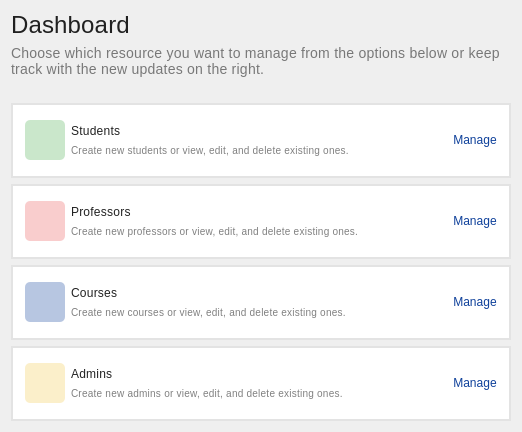
           <widget class="QWidget" name="widget_3" native="true">
            <property name="sizePolicy">
             <sizepolicy hsizetype="Fixed" vsizetype="Fixed">
              <horstretch>0</horstretch>
              <verstretch>0</verstretch>
             </sizepolicy>
            </property>
            <layout class="QVBoxLayout" name="verticalLayout_16">
             <item>
              <layout class="QVBoxLayout" name="verticalLayout_12">
               <item>
                <layout class="QVBoxLayout" name="verticalLayout_9">
                 <item>
                  <widget class="QLabel" name="label_8">
                   <property name="styleSheet">
                    <string notr="true">font-style: normal;
font-weight: 400;
font-size: 24px;
line-height: 24px;
/* identical to box height, or 100% */

letter-spacing: 0.18px;

/* 00. On Surface / High Emphasis */

color: rgba(0, 0, 0, 0.87);</string>
                   </property>
                   <property name="text">
                    <string>Dashboard</string>
                   </property>
                  </widget>
                 </item>
                 <item>
                  <widget class="QLabel" name="label_9">
                   <property name="minimumSize">
                    <size>
                     <width>400</width>
                     <height>0</height>
                    </size>
                   </property>
                   <property name="styleSheet">
                    <string notr="true">/* Body 2 */

font-family: 'Roboto';
font-style: normal;
font-weight: 400;
font-size: 14px;
line-height: 20px;
/* identical to box height, or 143% */

letter-spacing: 0.25px;

/* 00. On Surface / High Emphasis */

color: rgba(0, 0, 0, 0.50);</string>
                   </property>
                   <property name="text">
                    <string>Choose which resource you want to manage from the options below or keep track with the new updates on the right.</string>
                   </property>
                   <property name="scaledContents">
                    <bool>false</bool>
                   </property>
                   <property name="wordWrap">
                    <bool>true</bool>
                   </property>
                  </widget>
                 </item>
                 <item>
                  <spacer name="verticalSpacer_18">
                   <property name="orientation">
                    <enum>Qt::Vertical</enum>
                   </property>
                   <property name="sizeType">
                    <enum>QSizePolicy::Fixed</enum>
                   </property>
                   <property name="sizeHint" stdset="0">
                    <size>
                     <width>20</width>
                     <height>20</height>
                    </size>
                   </property>
                  </spacer>
                 </item>
                 <item>
                  <layout class="QVBoxLayout" name="verticalLayout_11">
                   <item>
                    <widget class="QWidget" name="students_card" native="true">
                     <property name="minimumSize">
                      <size>
                       <width>500</width>
                       <height>75</height>
                      </size>
                     </property>
                     <property name="maximumSize">
                      <size>
                       <width>420</width>
                       <height>75</height>
                      </size>
                     </property>
                     <property name="styleSheet">
                      <string notr="true">background-color: #fff;
border: 2px solid rgb(227, 227, 227);
padding: 0;</string>
                     </property>
                     <layout class="QHBoxLayout" name="horizontalLayout_4">
                      <item>
                       <spacer name="horizontalSpacer_4">
                        <property name="orientation">
                         <enum>Qt::Horizontal</enum>
                        </property>
                        <property name="sizeType">
                         <enum>QSizePolicy::Fixed</enum>
                        </property>
                        <property name="sizeHint" stdset="0">
                         <size>
                          <width>5</width>
                          <height>20</height>
                         </size>
                        </property>
                       </spacer>
                      </item>
                      <item>
                       <layout class="QHBoxLayout" name="horizontalLayout_3">
                        <item>
                         <widget class="QLabel" name="label_10">
                          <property name="sizePolicy">
                           <sizepolicy hsizetype="Fixed" vsizetype="Fixed">
                            <horstretch>0</horstretch>
                            <verstretch>0</verstretch>
                           </sizepolicy>
                          </property>
                          <property name="minimumSize">
                           <size>
                            <width>40</width>
                            <height>40</height>
                           </size>
                          </property>
                          <property name="styleSheet">
                           <string notr="true">background-image: url(:/book-reader.svg);
background-repeat: no-repeat;
background-position: center;
background-color: rgba(76, 175, 80, 0.3);
border-radius: 5px;
border: 0;</string>
                          </property>
                          <property name="text">
                           <string/>
                          </property>
                         </widget>
                        </item>
                        <item>
                         <layout class="QVBoxLayout" name="verticalLayout_6">
                          <item>
                           <spacer name="verticalSpacer_7">
                            <property name="orientation">
                             <enum>Qt::Vertical</enum>
                            </property>
                            <property name="sizeHint" stdset="0">
                             <size>
                              <width>20</width>
                              <height>40</height>
                             </size>
                            </property>
                           </spacer>
                          </item>
                          <item>
                           <widget class="QLabel" name="label_12">
                            <property name="styleSheet">
                             <string notr="true">/* Body 2 */

font-family: 'Roboto';
font-style: normal;
font-weight: 300;
font-size: 12px;
line-height: 20px;
/* identical to box height, or 143% */
border: 0;
letter-spacing: 0.25px;
text-align: left;

/* 00. On Surface / High Emphasis */

color: rgba(0, 0, 0, 0.87);</string>
                            </property>
                            <property name="text">
                             <string>Students</string>
                            </property>
                            <property name="scaledContents">
                             <bool>false</bool>
                            </property>
                            <property name="alignment">
                             <set>Qt::AlignLeading|Qt::AlignLeft|Qt::AlignVCenter</set>
                            </property>
                            <property name="wordWrap">
                             <bool>true</bool>
                            </property>
                           </widget>
                          </item>
                          <item>
                           <widget class="QLabel" name="label_11">
                            <property name="styleSheet">
                             <string notr="true">/* Body 2 */

font-family: 'Roboto';
font-style: normal;
font-weight: 300;
font-size: 10px;
line-height: 20px;
/* identical to box height, or 143% */
border: 0;
letter-spacing: 0.25px;
text-align: left;

/* 00. On Surface / High Emphasis */

color: rgba(0, 0, 0, 0.50);</string>
                            </property>
                            <property name="text">
                             <string>Create new students or view, edit, and delete existing ones.</string>
                            </property>
                            <property name="scaledContents">
                             <bool>false</bool>
                            </property>
                            <property name="alignment">
                             <set>Qt::AlignLeading|Qt::AlignLeft|Qt::AlignVCenter</set>
                            </property>
                            <property name="wordWrap">
                             <bool>true</bool>
                            </property>
                           </widget>
                          </item>
                          <item>
                           <spacer name="verticalSpacer_8">
                            <property name="orientation">
                             <enum>Qt::Vertical</enum>
                            </property>
                            <property name="sizeHint" stdset="0">
                             <size>
                              <width>20</width>
                              <height>40</height>
                             </size>
                            </property>
                           </spacer>
                          </item>
                         </layout>
                        </item>
                       </layout>
                      </item>
                      <item>
                       <widget class="QPushButton" name="btn_nav_students">
                        <property name="sizePolicy">
                         <sizepolicy hsizetype="Fixed" vsizetype="Fixed">
                          <horstretch>0</horstretch>
                          <verstretch>0</verstretch>
                         </sizepolicy>
                        </property>
                        <property name="styleSheet">
                         <string notr="true">border: 0;
color: #0E409A;
padding-right: 5px;
text-align: center;</string>
                        </property>
                        <property name="text">
                         <string>Manage</string>
                        </property>
                       </widget>
                      </item>
                     </layout>
                    </widget>
                   </item>
                   <item>
                    <widget class="QWidget" name="card1_2" native="true">
                     <property name="minimumSize">
                      <size>
                       <width>500</width>
                       <height>75</height>
                      </size>
                     </property>
                     <property name="maximumSize">
                      <size>
                       <width>420</width>
                       <height>75</height>
                      </size>
                     </property>
                     <property name="styleSheet">
                      <string notr="true">background-color: #fff;
border: 2px solid rgb(227, 227, 227);
padding: 0;</string>
                     </property>
                     <layout class="QHBoxLayout" name="horizontalLayout_5">
                      <item>
                       <spacer name="horizontalSpacer_5">
                        <property name="orientation">
                         <enum>Qt::Horizontal</enum>
                        </property>
                        <property name="sizeType">
                         <enum>QSizePolicy::Fixed</enum>
                        </property>
                        <property name="sizeHint" stdset="0">
                         <size>
                          <width>5</width>
                          <height>20</height>
                         </size>
                        </property>
                       </spacer>
                      </item>
                      <item>
                       <layout class="QHBoxLayout" name="horizontalLayout_6">
                        <item>
                         <widget class="QLabel" name="label_13">
                          <property name="sizePolicy">
                           <sizepolicy hsizetype="Fixed" vsizetype="Fixed">
                            <horstretch>0</horstretch>
                            <verstretch>0</verstretch>
                           </sizepolicy>
                          </property>
                          <property name="minimumSize">
                           <size>
                            <width>40</width>
                            <height>40</height>
                           </size>
                          </property>
                          <property name="styleSheet">
                           <string notr="true">background-image: url(:/user-md.svg);
background-repeat: no-repeat;
background-position: center;
background-color: rgba(235, 87, 87, 0.3);
border-radius: 5px;
border: 0;</string>
                          </property>
                          <property name="text">
                           <string/>
                          </property>
                         </widget>
                        </item>
                        <item>
                         <layout class="QVBoxLayout" name="verticalLayout_7">
                          <item>
                           <spacer name="verticalSpacer_12">
                            <property name="orientation">
                             <enum>Qt::Vertical</enum>
                            </property>
                            <property name="sizeHint" stdset="0">
                             <size>
                              <width>20</width>
                              <height>40</height>
                             </size>
                            </property>
                           </spacer>
                          </item>
                          <item>
                           <widget class="QLabel" name="label_14">
                            <property name="styleSheet">
                             <string notr="true">/* Body 2 */

font-family: 'Roboto';
font-style: normal;
font-weight: 300;
font-size: 12px;
line-height: 20px;
/* identical to box height, or 143% */
border: 0;
letter-spacing: 0.25px;
text-align: left;

/* 00. On Surface / High Emphasis */

color: rgba(0, 0, 0, 0.87);</string>
                            </property>
                            <property name="text">
                             <string>Professors</string>
                            </property>
                            <property name="scaledContents">
                             <bool>false</bool>
                            </property>
                            <property name="alignment">
                             <set>Qt::AlignLeading|Qt::AlignLeft|Qt::AlignVCenter</set>
                            </property>
                            <property name="wordWrap">
                             <bool>true</bool>
                            </property>
                           </widget>
                          </item>
                          <item>
                           <widget class="QLabel" name="label_15">
                            <property name="styleSheet">
                             <string notr="true">/* Body 2 */

font-family: 'Roboto';
font-style: normal;
font-weight: 300;
font-size: 10px;
line-height: 20px;
/* identical to box height, or 143% */
border: 0;
letter-spacing: 0.25px;
text-align: left;

/* 00. On Surface / High Emphasis */

color: rgba(0, 0, 0, 0.50);</string>
                            </property>
                            <property name="text">
                             <string>Create new professors or view, edit, and delete existing ones.</string>
                            </property>
                            <property name="scaledContents">
                             <bool>false</bool>
                            </property>
                            <property name="alignment">
                             <set>Qt::AlignLeading|Qt::AlignLeft|Qt::AlignVCenter</set>
                            </property>
                            <property name="wordWrap">
                             <bool>true</bool>
                            </property>
                           </widget>
                          </item>
                          <item>
                           <spacer name="verticalSpacer_13">
                            <property name="orientation">
                             <enum>Qt::Vertical</enum>
                            </property>
                            <property name="sizeHint" stdset="0">
                             <size>
                              <width>20</width>
                              <height>40</height>
                             </size>
                            </property>
                           </spacer>
                          </item>
                         </layout>
                        </item>
                       </layout>
                      </item>
                      <item>
                       <widget class="QPushButton" name="btn_nav_professors">
                        <property name="sizePolicy">
                         <sizepolicy hsizetype="Fixed" vsizetype="Fixed">
                          <horstretch>0</horstretch>
                          <verstretch>0</verstretch>
                         </sizepolicy>
                        </property>
                        <property name="styleSheet">
                         <string notr="true">border: 0;
color: #0E409A;
padding-right: 5px;
text-align: center;</string>
                        </property>
                        <property name="text">
                         <string>Manage</string>
                        </property>
                       </widget>
                      </item>
                     </layout>
                    </widget>
                   </item>
                   <item>
                    <widget class="QWidget" name="card1_3" native="true">
                     <property name="minimumSize">
                      <size>
                       <width>500</width>
                       <height>75</height>
                      </size>
                     </property>
                     <property name="maximumSize">
                      <size>
                       <width>420</width>
                       <height>75</height>
                      </size>
                     </property>
                     <property name="styleSheet">
                      <string notr="true">background-color: #fff;
border: 2px solid rgb(227, 227, 227);
padding: 0;</string>
                     </property>
                     <layout class="QHBoxLayout" name="horizontalLayout_7">
                      <item>
                       <spacer name="horizontalSpacer_6">
                        <property name="orientation">
                         <enum>Qt::Horizontal</enum>
                        </property>
                        <property name="sizeType">
                         <enum>QSizePolicy::Fixed</enum>
                        </property>
                        <property name="sizeHint" stdset="0">
                         <size>
                          <width>5</width>
                          <height>20</height>
                         </size>
                        </property>
                       </spacer>
                      </item>
                      <item>
                       <layout class="QHBoxLayout" name="horizontalLayout_8">
                        <item>
                         <widget class="QLabel" name="label_16">
                          <property name="sizePolicy">
                           <sizepolicy hsizetype="Fixed" vsizetype="Fixed">
                            <horstretch>0</horstretch>
                            <verstretch>0</verstretch>
                           </sizepolicy>
                          </property>
                          <property name="minimumSize">
                           <size>
                            <width>40</width>
                            <height>40</height>
                           </size>
                          </property>
                          <property name="styleSheet">
                           <string notr="true">background-image: url(:/notebooks.svg);
background-repeat: no-repeat;
background-position: center;
background-color: rgba(14, 64, 154, 0.3);
border-radius: 5px;
border: 0;</string>
                          </property>
                          <property name="text">
                           <string/>
                          </property>
                         </widget>
                        </item>
                        <item>
                         <layout class="QVBoxLayout" name="verticalLayout_8">
                          <item>
                           <spacer name="verticalSpacer_14">
                            <property name="orientation">
                             <enum>Qt::Vertical</enum>
                            </property>
                            <property name="sizeHint" stdset="0">
                             <size>
                              <width>20</width>
                              <height>40</height>
                             </size>
                            </property>
                           </spacer>
                          </item>
                          <item>
                           <widget class="QLabel" name="label_17">
                            <property name="styleSheet">
                             <string notr="true">/* Body 2 */

font-family: 'Roboto';
font-style: normal;
font-weight: 300;
font-size: 12px;
line-height: 20px;
/* identical to box height, or 143% */
border: 0;
letter-spacing: 0.25px;
text-align: left;

/* 00. On Surface / High Emphasis */

color: rgba(0, 0, 0, 0.87);</string>
                            </property>
                            <property name="text">
                             <string>Courses</string>
                            </property>
                            <property name="scaledContents">
                             <bool>false</bool>
                            </property>
                            <property name="alignment">
                             <set>Qt::AlignLeading|Qt::AlignLeft|Qt::AlignVCenter</set>
                            </property>
                            <property name="wordWrap">
                             <bool>true</bool>
                            </property>
                           </widget>
                          </item>
                          <item>
                           <widget class="QLabel" name="label_18">
                            <property name="styleSheet">
                             <string notr="true">/* Body 2 */

font-family: 'Roboto';
font-style: normal;
font-weight: 300;
font-size: 10px;
line-height: 20px;
/* identical to box height, or 143% */
border: 0;
letter-spacing: 0.25px;
text-align: left;

/* 00. On Surface / High Emphasis */

color: rgba(0, 0, 0, 0.50);</string>
                            </property>
                            <property name="text">
                             <string>Create new courses or view, edit, and delete existing ones.</string>
                            </property>
                            <property name="scaledContents">
                             <bool>false</bool>
                            </property>
                            <property name="alignment">
                             <set>Qt::AlignLeading|Qt::AlignLeft|Qt::AlignVCenter</set>
                            </property>
                            <property name="wordWrap">
                             <bool>true</bool>
                            </property>
                           </widget>
                          </item>
                          <item>
                           <spacer name="verticalSpacer_15">
                            <property name="orientation">
                             <enum>Qt::Vertical</enum>
                            </property>
                            <property name="sizeHint" stdset="0">
                             <size>
                              <width>20</width>
                              <height>40</height>
                             </size>
                            </property>
                           </spacer>
                          </item>
                         </layout>
                        </item>
                       </layout>
                      </item>
                      <item>
                       <widget class="QPushButton" name="pushButton_7">
                        <property name="sizePolicy">
                         <sizepolicy hsizetype="Fixed" vsizetype="Fixed">
                          <horstretch>0</horstretch>
                          <verstretch>0</verstretch>
                         </sizepolicy>
                        </property>
                        <property name="styleSheet">
                         <string notr="true">border: 0;
color: #0E409A;
padding-right: 5px;
text-align: center;</string>
                        </property>
                        <property name="text">
                         <string>Manage</string>
                        </property>
                       </widget>
                      </item>
                     </layout>
                    </widget>
                   </item>
                   <item>
                    <widget class="QWidget" name="card1_4" native="true">
                     <property name="minimumSize">
                      <size>
                       <width>500</width>
                       <height>75</height>
                      </size>
                     </property>
                     <property name="maximumSize">
                      <size>
                       <width>420</width>
                       <height>75</height>
                      </size>
                     </property>
                     <property name="styleSheet">
                      <string notr="true">background-color: #fff;
border: 2px solid rgb(227, 227, 227);
padding: 0;</string>
                     </property>
                     <layout class="QHBoxLayout" name="horizontalLayout_9">
                      <item>
                       <spacer name="horizontalSpacer_7">
                        <property name="orientation">
                         <enum>Qt::Horizontal</enum>
                        </property>
                        <property name="sizeType">
                         <enum>QSizePolicy::Fixed</enum>
                        </property>
                        <property name="sizeHint" stdset="0">
                         <size>
                          <width>5</width>
                          <height>20</height>
                         </size>
                        </property>
                       </spacer>
                      </item>
                      <item>
                       <layout class="QHBoxLayout" name="horizontalLayout_10">
                        <item>
                         <widget class="QLabel" name="label_19">
                          <property name="sizePolicy">
                           <sizepolicy hsizetype="Fixed" vsizetype="Fixed">
                            <horstretch>0</horstretch>
                            <verstretch>0</verstretch>
                           </sizepolicy>
                          </property>
                          <property name="minimumSize">
                           <size>
                            <width>40</width>
                            <height>40</height>
                           </size>
                          </property>
                          <property name="styleSheet">
                           <string notr="true">background-image: url(:/user.svg);
background-repeat: no-repeat;
background-position: center;
background-color: rgba(242, 201, 76, 0.3);
border-radius: 5px;
border: 0;</string>
                          </property>
                          <property name="text">
                           <string/>
                          </property>
                         </widget>
                        </item>
                        <item>
                         <layout class="QVBoxLayout" name="verticalLayout_10">
                          <item>
                           <spacer name="verticalSpacer_16">
                            <property name="orientation">
                             <enum>Qt::Vertical</enum>
                            </property>
                            <property name="sizeHint" stdset="0">
                             <size>
                              <width>20</width>
                              <height>40</height>
                             </size>
                            </property>
                           </spacer>
                          </item>
                          <item>
                           <widget class="QLabel" name="label_20">
                            <property name="styleSheet">
                             <string notr="true">/* Body 2 */

font-family: 'Roboto';
font-style: normal;
font-weight: 300;
font-size: 12px;
line-height: 20px;
/* identical to box height, or 143% */
border: 0;
letter-spacing: 0.25px;
text-align: left;

/* 00. On Surface / High Emphasis */

color: rgba(0, 0, 0, 0.87);</string>
                            </property>
                            <property name="text">
                             <string>Admins</string>
                            </property>
                            <property name="scaledContents">
                             <bool>false</bool>
                            </property>
                            <property name="alignment">
                             <set>Qt::AlignLeading|Qt::AlignLeft|Qt::AlignVCenter</set>
                            </property>
                            <property name="wordWrap">
                             <bool>true</bool>
                            </property>
                           </widget>
                          </item>
                          <item>
                           <widget class="QLabel" name="label_21">
                            <property name="styleSheet">
                             <string notr="true">/* Body 2 */

font-family: 'Roboto';
font-style: normal;
font-weight: 300;
font-size: 10px;
line-height: 20px;
/* identical to box height, or 143% */
border: 0;
letter-spacing: 0.25px;
text-align: left;

/* 00. On Surface / High Emphasis */

color: rgba(0, 0, 0, 0.50);</string>
                            </property>
                            <property name="text">
                             <string>Create new admins or view, edit, and delete existing ones.</string>
                            </property>
                            <property name="scaledContents">
                             <bool>false</bool>
                            </property>
                            <property name="alignment">
                             <set>Qt::AlignLeading|Qt::AlignLeft|Qt::AlignVCenter</set>
                            </property>
                            <property name="wordWrap">
                             <bool>true</bool>
                            </property>
                           </widget>
                          </item>
                          <item>
                           <spacer name="verticalSpacer_17">
                            <property name="orientation">
                             <enum>Qt::Vertical</enum>
                            </property>
                            <property name="sizeHint" stdset="0">
                             <size>
                              <width>20</width>
                              <height>40</height>
                             </size>
                            </property>
                           </spacer>
                          </item>
                         </layout>
                        </item>
                       </layout>
                      </item>
                      <item>
                       <widget class="QPushButton" name="pushButton_8">
                        <property name="sizePolicy">
                         <sizepolicy hsizetype="Fixed" vsizetype="Fixed">
                          <horstretch>0</horstretch>
                          <verstretch>0</verstretch>
                         </sizepolicy>
                        </property>
                        <property name="styleSheet">
                         <string notr="true">border: 0;
color: #0E409A;
padding-right: 5px;
text-align: center;</string>
                        </property>
                        <property name="text">
                         <string>Manage</string>
                        </property>
                       </widget>
                      </item>
                     </layout>
                    </widget>
                   </item>
                  </layout>
                 </item>
                </layout>
               </item>
              </layout>
             </item>
            </layout>
           </widget>
